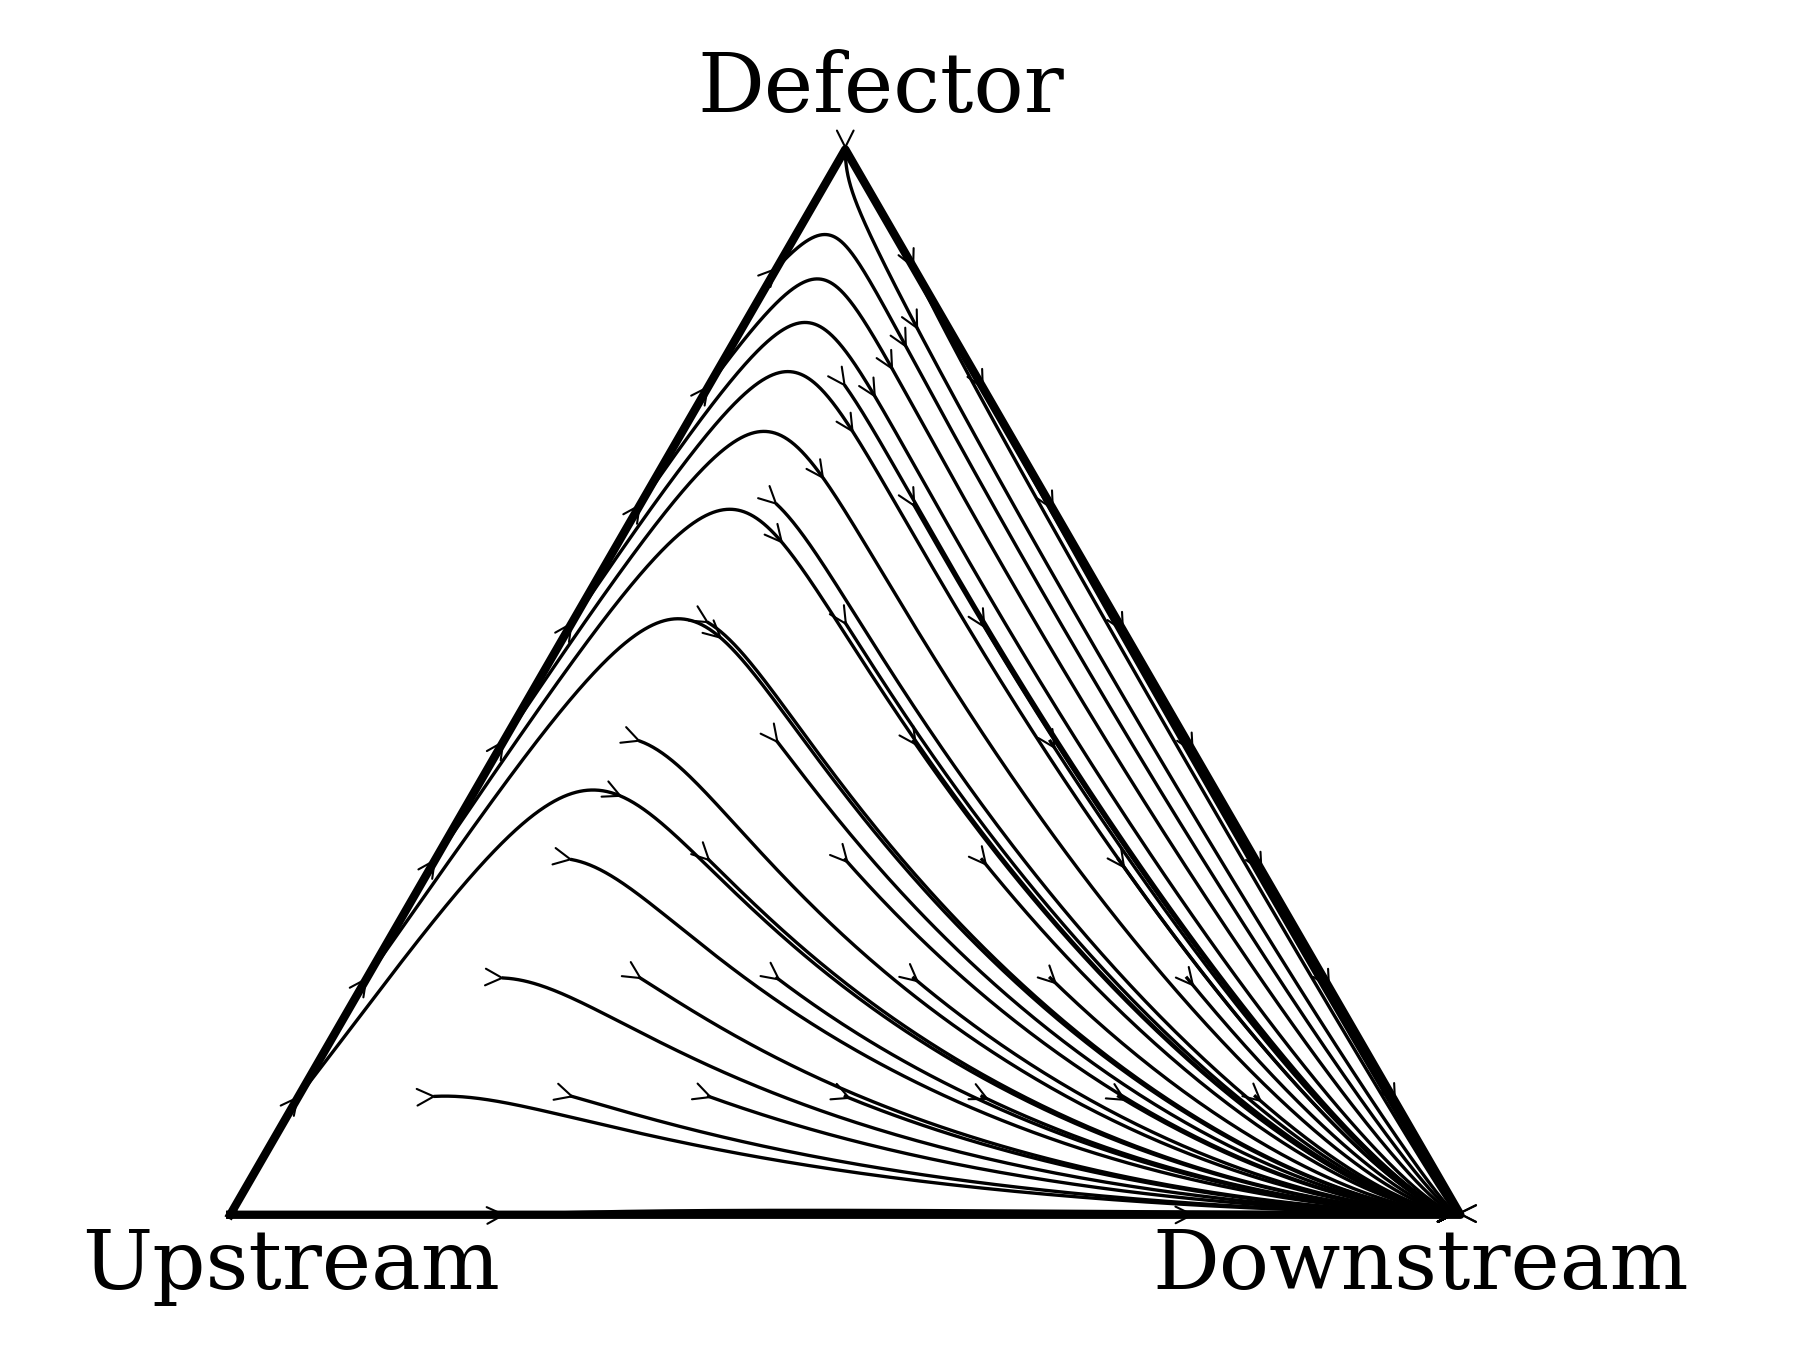

Here is the Python script that generated this plot:
import numpy as np
import matplotlib.pyplot as plt
from scipy.integrate import solve_ivp
from matplotlib.patches import FancyArrowPatch

plt.rcParams['font.family'] = 'serif'
plt.rcParams['font.serif'] = ['Times New Roman', 'Times', 'DejaVu Serif']
# -------------------------------------------------------
# Parameters (edit according to region in the voxel plot)
# -------------------------------------------------------
b = 1
c = 0.1
h = 0.5
g_u = 0.4
g_d = 0.9

A = np.array([
    [h*(b-c), g_u*b - h*c, -c*h],
    [b*h - g_u*c, g_d*(b-c), 0],
    [h*b, 0, 0]
])

mu = 0.001


def replicator_additive(t, x):
    f = A @ x
    phi = x @ f
    n = len(x)

    return x * (f - phi) + mu * (1 - 3 * x)


#-------------------------------------------------
#convert berrycentric to cartesian coordinate (2d)
# ------------------------------------------------

V1 = np.array([0, 0])
V2 = np.array([1, 0])
V3 = np.array([0.5, np.sqrt(3)/2])

def bary_to_cartesian(x):
    return x[0]*V1 + x[1]*V2 + x[2]*V3

# -------------------------------
# Ploting
# -------------------------------
fig, ax = plt.subplots(figsize=(6,4.5))

triangle = np.array([V1, V2, V3, V1])
ax.plot(triangle[:,0], triangle[:,1], 'k',linewidth=2 )

resolution = 10
T = 300


for x1 in np.linspace(0.00, 1.0, resolution):
    for x2 in np.linspace(0.0, 1.0, resolution):
        if x1 + x2 < 1.0:

            x0 = np.array([x1, x2, 1-x1-x2])

            sol = solve_ivp(replicator_additive, [0, T], x0, max_step=0.1)

            traj = np.array([bary_to_cartesian(sol.y[:,i]) for i in range(sol.y.shape[1])])

            # ---- Plot trajectory (same color)
            ax.plot(traj[:,0], traj[:,1], color='black', linewidth=0.8)

            # ---- Add small arrows along trajectory
            arrow_spacing = 500  # larger = fewer arrows

            for k in range(0, len(traj)-1, arrow_spacing):
                arrow = FancyArrowPatch((traj[k,0], traj[k,1]),
                        (traj[k+1,0], traj[k+1,1]),
                        arrowstyle='->',
                        mutation_scale=10,
                        linewidth=0.5,
                        color='black')
                ax.add_patch(arrow)

# Vertex labels
ax.text(V1[0]-0.12, V1[1]-0.06, "Upstream",fontsize=20)
ax.text(V2[0]-0.25, V2[1]-0.06, "Downstream",fontsize=20)
ax.text(V3[0]-0.12, V3[1]+0.03, "Defector",fontsize=20)

ax.set_aspect('equal')
ax.axis('off')
plt.tight_layout()
plt.savefig('phase_diagram.png', dpi=300)
plt.show()
